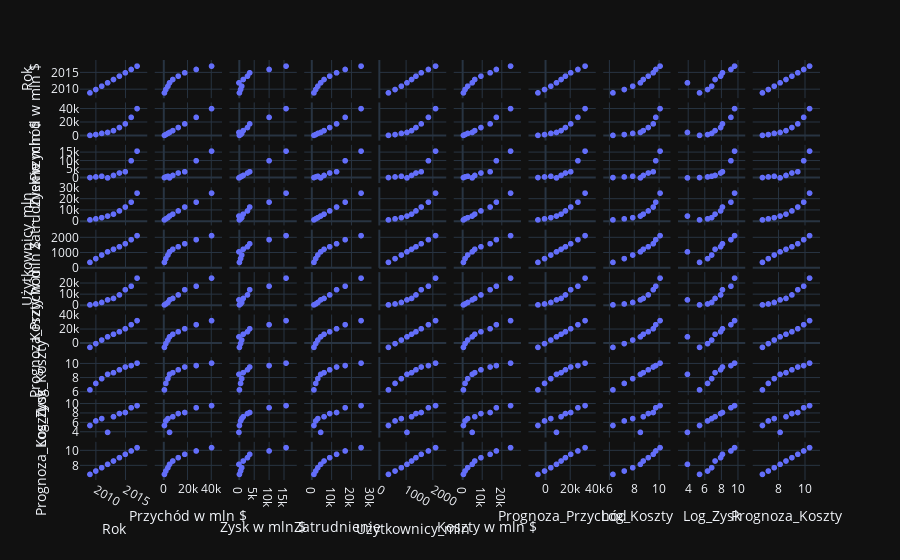

Source (notebook cell):
### Code cell
# wykresy

fig = px.scatter_matrix(data)
fig.show()

### Figure 1 — Plotly figure (JSON) as saved in the notebook; plotly's stock layout.template omitted (floating-point values rounded to 4 significant figures)
{"data": [{"dimensions": [{"axis": {"matches": true}, "label": "Rok", "values": [2009, 2010, 2011, 2012, 2013, 2014, 2015, 2016, 2017]}, {"axis": {"matches": true}, "label": "Przychód w mln $", "values": [777, 1974, 3711, 5089, 7872, 12466, 17928, 27638, 40653]}, {"axis": {"matches": true}, "label": "Zysk w mln $", "values": [229, 606, 1000, 53, 1500, 2940, 3688, 10217, 15934]}, {"axis": {"matches": true}, "label": "Zatrudnienie", "values": [1218, 2127, 3200, 4619, 6337, 9199, 12691, 17048, 25105]}, {"axis": {"matches": true}, "label": "Użytkownicy_mln", "values": [360, 608, 845, 1056, 1228, 1393, 1591, 1860, 2129]}, {"axis": {"matches": true}, "label": "Koszty w mln $", "values": [548, 1368, 2711, 5036, 6372, 9526, 14240, 17421, 24719]}, {"axis": {"matches": true}, "label": "Prognoza_Przychód", "values": [-5750.0, -369.7, 4771.0, 9349.0, 13080.0, 16660.0, 20950.0, 26790.0, 32620.0]}, {"axis": {"matches": true}, "label": "Log_Koszty", "values": [6.306, 7.221, 7.905, 8.524, 8.76, 9.162, 9.564, 9.765, 10.12]}, {"axis": {"matches": true}, "label": "Log_Zysk", "values": [5.434, 6.407, 6.908, 3.97, 7.313, 7.986, 8.213, 9.232, 9.676]}, {"axis": {"matches": true}, "label": "Prognoza_Koszty", "values": [6.803, 7.25, 7.697, 8.144, 8.591, 9.038, 9.486, 9.933, 10.38]}], "hovertemplate": "%{xaxis.title.text}=%{x}<br>%{yaxis.title.text}=%{y}<extra></extra>", "legendgroup": "", "marker": {"color": "#636efa", "symbol": "circle"}, "name": "", "showlegend": false, "type": "splom"}], "layout": {"legend": {"tracegroupgap": 0}, "margin": {"t": 60}, "dragmode": "select"}}
